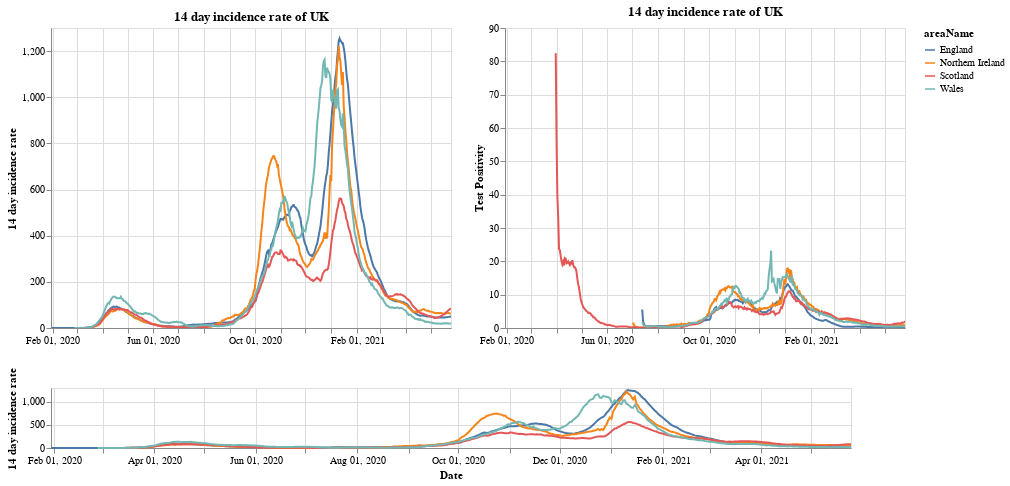

Write notebook code for a chart like this one.
### Markdown cell above
# Plots

First a plot with each country in the UK. The top right shows the positivity rate for (which is the percentage of registered tests which were positive) while the top left is the 14 day incidence rate. The bottom chart can be used to select the timeframe (does not work on a mobile device).

### Code cell
#collapse
brush = alt.selection(type='interval', name='DateBrush',encodings=['x'],fields=['Time'])
leg_selection = alt.selection_multi(fields=['areaName'], bind='legend')

base = alt.Chart(uk_cases).mark_line().encode(
    x=alt.X("yearmonthdate(date):T", axis=alt.Axis(title='Date')),
    y=alt.Y("twoWeeklyCasesRate:Q", axis=alt.Axis(title='14 day incidence rate')),
    tooltip=['areaName', 'date','twoWeeklyCasesRate', 'testPositivity'],
    color='areaName',
    opacity=alt.condition(leg_selection, alt.value(2), alt.value(0.1))
).add_selection(leg_selection).properties(width=400)

upper = base.encode(alt.X('yearmonthdate(date):T', axis=alt.Axis(title=''),
                         scale=alt.Scale(domain=brush))
                   ).properties(title=f'14 day incidence rate of UK')
upper_right = upper.encode(alt.Y('testPositivity:Q', axis=alt.Axis(title='Test Positivity')))
lower = base.properties(height=60, width = 800).add_selection(brush)

(upper | upper_right) & lower

### Figure 1 — Vega-Lite specification as saved in the notebook (floating-point values rounded to 4 significant figures; data arrays with more than 128 entries replaced by an {"elided": "..."} marker saying what was removed)
{"config": {"view": {"continuousWidth": 400, "continuousHeight": 300}}, "vconcat": [{"hconcat": [{"mark": "line", "encoding": {"color": {"type": "nominal", "field": "areaName"}, "opacity": {"condition": {"value": 2, "selection": "selector001"}, "value": 0.1}, "tooltip": [{"type": "nominal", "field": "areaName"}, {"type": "temporal", "field": "date"}, {"type": "quantitative", "field": "twoWeeklyCasesRate"}, {"type": "quantitative", "field": "testPositivity"}], "x": {"type": "temporal", "axis": {"title": ""}, "field": "date", "scale": {"domain": {"selection": "DateBrush"}}, "timeUnit": "yearmonthdate"}, "y": {"type": "quantitative", "axis": {"title": "14 day incidence rate"}, "field": "twoWeeklyCasesRate"}}, "selection": {"selector001": {"type": "multi", "fields": ["areaName"], "bind": "legend"}}, "title": "14 day incidence rate of UK", "width": 400}, {"mark": "line", "encoding": {"color": {"type": "nominal", "field": "areaName"}, "opacity": {"condition": {"value": 2, "selection": "selector001"}, "value": 0.1}, "tooltip": [{"type": "nominal", "field": "areaName"}, {"type": "temporal", "field": "date"}, {"type": "quantitative", "field": "twoWeeklyCasesRate"}, {"type": "quantitative", "field": "testPositivity"}], "x": {"type": "temporal", "axis": {"title": ""}, "field": "date", "scale": {"domain": {"selection": "DateBrush"}}, "timeUnit": "yearmonthdate"}, "y": {"type": "quantitative", "axis": {"title": "Test Positivity"}, "field": "testPositivity"}}, "selection": {"selector001": {"type": "multi", "fields": ["areaName"], "bind": "legend"}}, "title": "14 day incidence rate of UK", "width": 400}]}, {"mark": "line", "encoding": {"color": {"type": "nominal", "field": "areaName"}, "opacity": {"condition": {"value": 2, "selection": "selector001"}, "value": 0.1}, "tooltip": [{"type": "nominal", "field": "areaName"}, {"type": "temporal", "field": "date"}, {"type": "quantitative", "field": "twoWeeklyCasesRate"}, {"type": "quantitative", "field": "testPositivity"}], "x": {"type": "temporal", "axis": {"title": "Date"}, "field": "date", "timeUnit": "yearmonthdate"}, "y": {"type": "quantitative", "axis": {"title": "14 day incidence rate"}, "field": "twoWeeklyCasesRate"}}, "height": 60, "selection": {"selector001": {"type": "multi", "fields": ["areaName"], "bind": "legend"}, "DateBrush": {"type": "interval", "encodings": ["x"], "fields": ["Time"]}}, "width": 800}], "data": {"name": "data-e4b39c4baede290116bba51b2c6ee04f"}, "$schema": "https://vega.github.io/schema/vega-lite/v4.8.1.json", "datasets": {"data-e4b39c4baede290116bba51b2c6ee04f": {"elided": "1836 records"}}}
